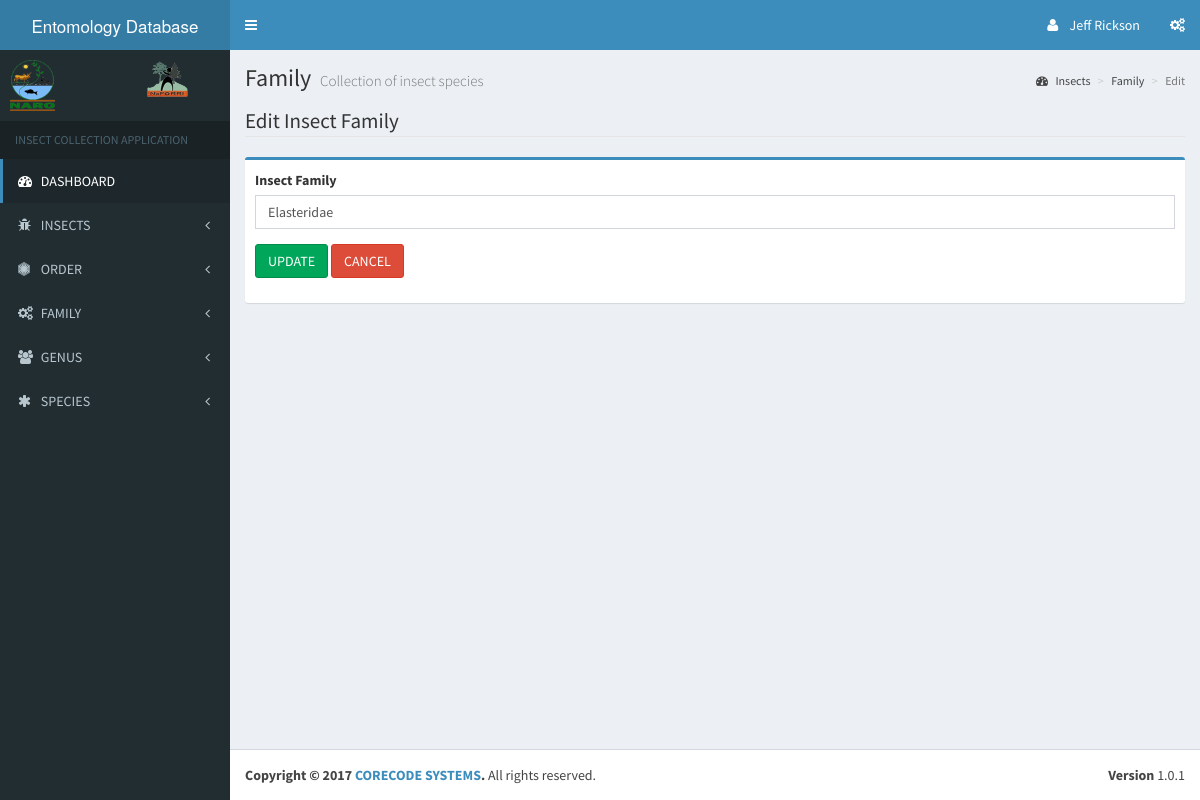
Page /admin/edit_family.php?id=1 (signed in) on the earlier database version.
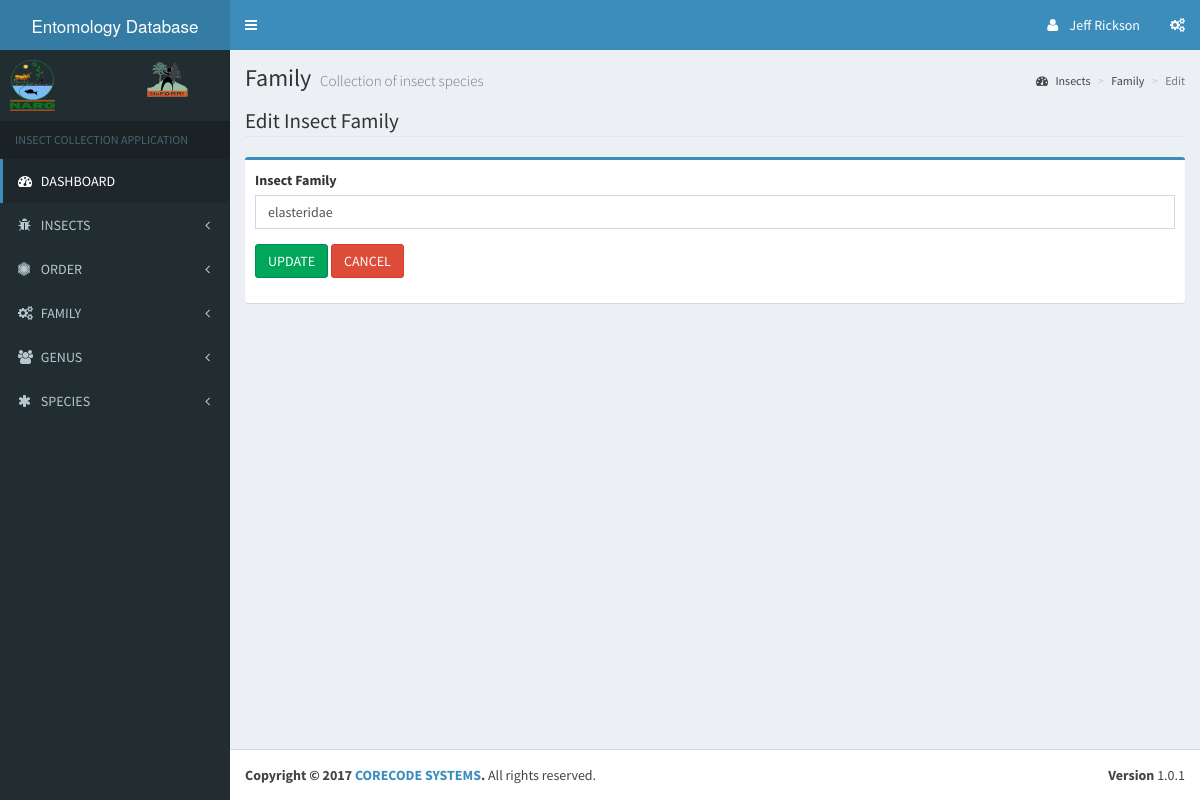
Same page on the later database version.
### tables this page shows
CREATE TABLE `Family` (
  `family_Id` int(11) NOT NULL,
  `family_name` varchar(50) NOT NULL
);

### libs/database.php (called while the page is built, shortened)
<?php
    class database {
        public $host    = DB_HOST;
        public $user    = DB_USER;
        public $pass    = DB_PASS;
        public $db_name = DB_NAME;
        public $conn;
        public function connect() {
            $this->conn = new mysqli($this->host, $this->user, $this->pass, $this->db_name);
        }
        public function select_one($query) {
            $result = $this->conn->query($query);
            if($result->num_rows > 0) {
                return $result->fetch_object();
            }else {
                return false;
            }
        }
    }
?>

### admin/edit_family.php (the view, shortened to what this page needs)
<?php
    require_once '../libs/database.php';
    $db = new database();
    if(isset($_GET['id'])) {
        $id = $_GET['id'];
    }
    $family_record = $db->select_one("SELECT family_name FROM family WHERE family_Id = {$id} LIMIT 1");
?>
<?php include 'includes/header.php'; ?>
<?php include 'includes/sidebar_nav.php'; ?>
<div class="content-wrapper">
    <section class="content-header">
        <h1>
            Family
            <small>Collection of insect species</small>
        </h1>
        <ol class="breadcrumb">
            <li><a href="dashboard.php"><i class="fa fa-dashboard"></i> Insects</a></li>
            <li><a href="family_list.php">Family</a></li>
            <li class="active">Edit</li>
        </ol>
    </section>
    <section class="content">
        <div class='row'>
            <div class='col-md-12'>
                <fieldset>
                    <legend>Edit Insect Family</legend>
                    <form action='' method='post' role='form'>
                        <div class='box box-primary'>
                            <div class='box-body'>
                                <div class='form-group'>
                                    <label class='control-label' for='family'>Insect Family</label>
                                    <input type='text' class='form-control' id='family' name='family' value="<?php echo $family_record->family_name; ?>">
                                </div>
                                <div class='form-group'>
                                    <input type='submit' name='update' class='btn btn-success' value='UPDATE'>
                                    <input type='reset' name='cancel' class='btn btn-danger' value='CANCEL'>
                                </div>
                            </div>
                        </div>
                    </form>
                </fieldset>
            </div>
        </div>
    </section>
</div>
<?php include 'includes/footer.php'; ?>

Differences in the rows shown:
changed family: family "Elasteridae" → "elasteridae"
